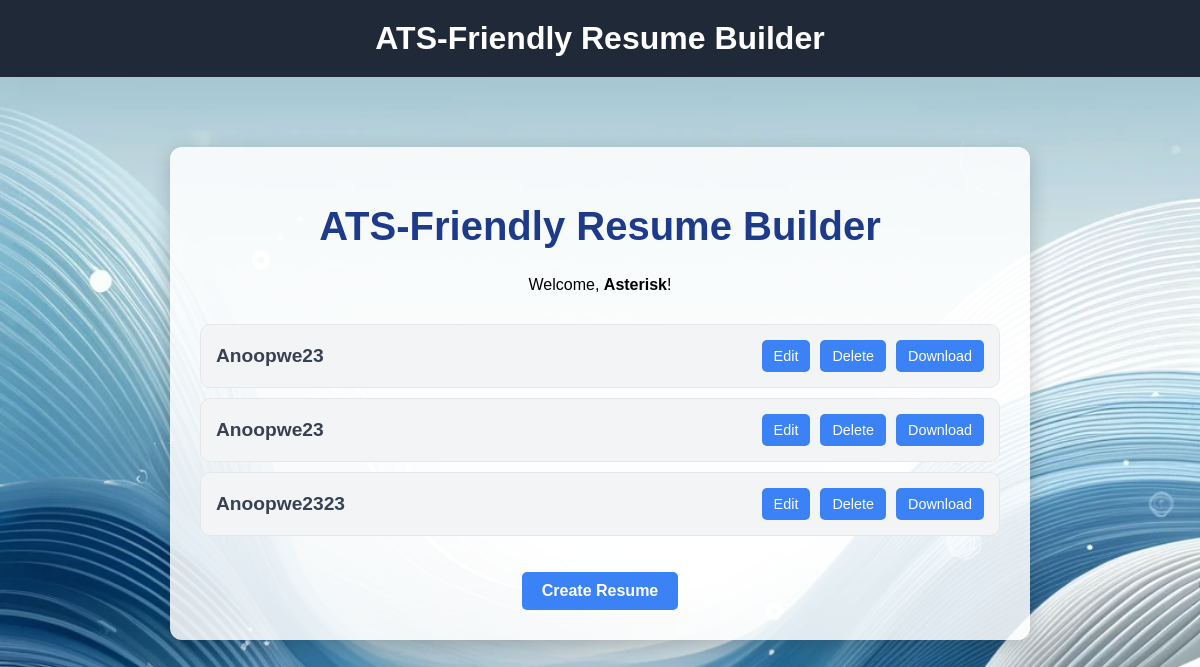
The app's page /dashboard/ (signed in) with its own data.
### resumesite/models.py (models this page shows, shortened)
class Resume(models.Model):
    user = models.ForeignKey(User, on_delete=models.CASCADE, related_name="resumes")
    name = models.CharField(max_length=255)
    email = models.EmailField()
    mobile = models.CharField(max_length=10)
    address = models.TextField()
    skills_1 = models.CharField(max_length=100, blank=True, null=True)
    skills_2 = models.CharField(max_length=100, blank=True, null=True)
    skills_3 = models.CharField(max_length=100, blank=True, null=True)
    skills_4 = models.CharField(max_length=100, blank=True, null=True)
    experience_1_title = models.CharField(max_length=255)
    experience_1_start = models.DateField(null=True, blank=True)  # Start date for Experience 1
    experience_1_end = models.DateField(null=True, blank=True)    # End date for Experience 1
    experience_1_desc = models.TextField()
    experience_2_title = models.CharField(max_length=255, blank=True, null=True)
    experience_2_start = models.DateField(null=True, blank=True)  # Start date for Experience 2
    experience_2_end = models.DateField(null=True, blank=True)    # End date for Experience 2
    experience_2_desc = models.TextField(blank=True, null=True)
    education_1 = models.CharField(max_length=255)
    education_1_start = models.DateField(null=True, blank=True)  # Start date for Education 1
    education_1_end = models.DateField(null=True, blank=True)    # End date for Education 1
    education1_score = models.PositiveIntegerField()
    education_2 = models.CharField(max_length=255, blank=True, null=True)
    education_2_start = models.DateField(null=True, blank=True)  # Start date for Education 2
    education_2_end = models.DateField(null=True, blank=True)    # End date for Education 2
    education2_score = models.PositiveIntegerField(blank=True, null=True)
    pdf_file = models.FileField(upload_to='resumes/', blank=True, null=True)

### resumesite/views.py (the view)
# urls.py: path('dashboard/', views.dashboard_view, name='dashboard'),
@login_required
def dashboard_view(request):
    resumes = Resume.objects.filter(user=request.user)
    return render(request, 'dashboard.html', {'resumes': resumes})

### resumesite/templates/dashboard.html (shortened to what this page needs)
{% extends 'base.html' %}
{% load static %}
{% block content %}
<div class="dashboard-container">
    <div class="dashboard-header">
        <h1>ATS-Friendly Resume Builder</h1>
        <p>Welcome, <strong>{{ user.username }}</strong>!</p>
    </div>
    {% if resumes %}
        <ul class="resume-list">
            {% for resume in resumes %}
                <li class="resume-item">
                    <span>{{ resume.name }}</span>
                    <div class="resume-actions">
                        <a href="{% url 'edit_resume' resume.id %}">Edit</a>
                        <a href="{% url 'delete_resume' resume.id %}" onclick="return confirm('Are you sure you want to delete this resume?');">Delete</a>
                        <a href="{% url 'download_resume' resume.id %}">Download</a>
                    </div>
                </li>
            {% endfor %}
        </ul>
    {% else %}
        <p class="no-resumes">No resumes found. Click the button below to create one!</p>
    {% endif %}
    <a href="{% url 'info' %}" class="create-resume-btn">Create Resume</a>
</div>
{% endblock %}

### resumesite/templates/base.html (shortened to what this page needs)
<!DOCTYPE html>
<html lang="en">
<head>
</head>
<body>
    <header>
        <h1>ATS-Friendly Resume Builder</h1>
    </header>
    <main>
        {% block content %}{% endblock %}
    </main>
</body>
</html>

### resumesite/templates/base.html (style rules this page uses)
body { font-family: 'Arial', sans-serif; margin: 0; padding: 0; background: #f9fafb; }
header { background: #1f2937; padding: 20px 0; text-align: center; }
header h1 { color: #ffffff; font-size: 2rem; margin: 0; font-weight: bold; }
main { padding: 20px; }

### records on screen
Resume: name "Anoopwe23"
Resume: name "Anoopwe23"
Resume: name "Anoopwe2323"

### other values on screen
{{ user.username }} "Asterisk"
